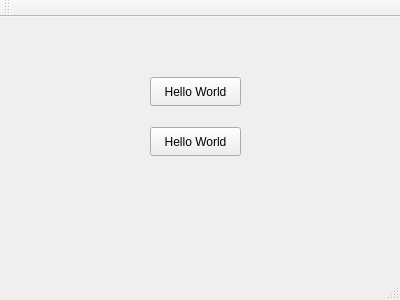
<?xml version="1.0" encoding="UTF-8"?>
<ui version="4.0">
 <class>MainWindow</class>
 <widget class="QMainWindow" name="MainWindow">
  <property name="geometry">
   <rect>
    <x>0</x>
    <y>0</y>
    <width>400</width>
    <height>300</height>
   </rect>
  </property>
  <property name="windowTitle">
   <string>MainWindow</string>
  </property>
  <widget class="QWidget" name="centralWidget">
   <widget class="QPushButton" name="pushButton">
    <property name="geometry">
     <rect>
      <x>150</x>
      <y>60</y>
      <width>91</width>
      <height>29</height>
     </rect>
    </property>
    <property name="text">
     <string>Hello World</string>
    </property>
   </widget>
   <widget class="QPushButton" name="pushButton_2">
    <property name="geometry">
     <rect>
      <x>150</x>
      <y>110</y>
      <width>91</width>
      <height>29</height>
     </rect>
    </property>
    <property name="text">
     <string>Hello World</string>
    </property>
   </widget>
  </widget>
  <widget class="QMenuBar" name="menuBar">
   <property name="geometry">
    <rect>
     <x>0</x>
     <y>0</y>
     <width>400</width>
     <height>26</height>
    </rect>
   </property>
  </widget>
  <widget class="QToolBar" name="mainToolBar">
   <attribute name="toolBarArea">
    <enum>TopToolBarArea</enum>
   </attribute>
   <attribute name="toolBarBreak">
    <bool>false</bool>
   </attribute>
  </widget>
  <widget class="QStatusBar" name="statusBar"/>
 </widget>
 <layoutdefault spacing="6" margin="11"/>
 <resources/>
 <connections/>
</ui>
